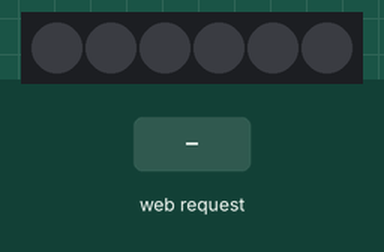
The sketch below on a simulated ESP8266 (Wemos D1 mini). Parts: 6 RGB LEDs in strip order, left to right. The inputs (shaded band) are chosen by the test bench. Dim RGB values are drawn brighter than linear; WiFi joins after 1.5 s; servers stay silent unless stated; what the sketch prints to the serial monitor is not drawn.

Above: at 2.7 s.
2.8 s: HTTP request GET /red/1 received
At 3.2 s:
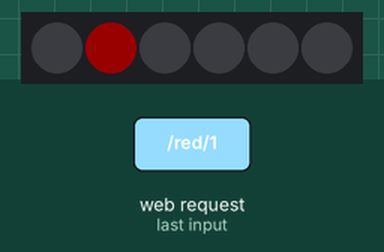
Timing chart, 0 to 9.3 s (numbered marks = the images above; inputs shaded):
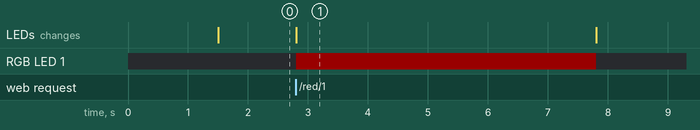

Measured:
- after the input at 2.8 s, RGB LED 1: off → RGB(25, 0, 0) at once, → off 5.0 s later; the LEDs: change at once (image 1)

The sketch:

NeoPixelHttpRequests.ino
```cpp
//  Connect IN /Data to GPIO2 or D4 on Nodemcu / Wemos
//

#include <NeoPixelBus.h>
#include <ESP8266WiFi.h>

const char* ssid = "FMI-AIR-316";
const char* password = "";

// Create an instance of the server
// specify the port to listen on as an argument
WiFiServer server(80);

const uint16_t PixelCount = 6; // this example assumes 4 pixels, making it smaller will cause a failure
//const uint8_t PixelPin = 2;  // make sure to set this to the correct pin, ignored for Esp8266


#define Cred     RgbColor(255, 0, 0)
#define Cpink    RgbColor(255, 0, 128)
#define Clila    RgbColor(255, 0, 255)
#define Cviolet  RgbColor(128, 0, 255)
#define Cblue    RgbColor(0, 0, 255)
#define Cmblue   RgbColor(0, 128, 255)
#define Ccyan    RgbColor(0, 255, 255)
#define Cgreen   RgbColor(0, 255, 0)
#define Cyellow  RgbColor(255, 255, 0)
#define Corange  RgbColor(255, 100, 0)
#define Cwhite   RgbColor(255, 255, 255)
#define Cblack   RgbColor(0)
RgbColor allColors[] = {Cred, Clila, Cmblue, Cgreen, Cyellow, Corange};
const char* names[] = {"RED" , "" , "" , "GREEN" };
// Uart method is good for the Esp-01 or other pin restricted modules
// NOTE: These will ignore the PIN and use GPI02 pin
NeoPixelBus<NeoGrbFeature, NeoEsp8266Uart800KbpsMethod> strip(PixelCount, D4);
//NeoPixelBus<NeoRgbFeature, NeoEsp8266Uart400KbpsMethod> strip(PixelCount, PixelPin);


void setup()
{
    Serial.begin(115200);
    while (!Serial); // wait for serial attach

    Serial.println();
    Serial.println("Initializing...");
    Serial.flush();

   // Connect to WiFi network
   Serial.println();
   Serial.println();
   Serial.print("Connecting to ");
   Serial.println(ssid);

   WiFi.begin(ssid, password);

   while (WiFi.status() != WL_CONNECTED) {
     delay(500);
     Serial.print(".");
   }
   Serial.println("");
   Serial.println("WiFi connected");

  // Start the server
  server.begin();
  Serial.println("Server started");

  // Print the IP address
  Serial.println(WiFi.localIP());

    // this resets all the neopixels to an off state
    strip.Begin();
    strip.Show();

    Serial.println();
    Serial.println("Running...");
}


void loop()
{

  // Check if a client has connected
  WiFiClient client = server.available();
  if (!client) {
    return;
  }

  // Wait until the client sends some data
  Serial.println("new client");
  while(!client.available()){
    delay(1);
  }

  // Read the first line of the request
  String req = client.readStringUntil('\r');
  Serial.println(req);
  client.flush();

  // Match the request
  int choice;
  if (req.indexOf("/red/1") != -1)
    choice = 0;
  else if (req.indexOf("/green/1") != -1)
    choice = 3;
  else {
    Serial.println("invalid request");
    client.stop();
    return;
  }

   RgbColor c = allColors[choice]; //the color
   c = RgbColor::LinearBlend(c, Cblack, 0.9F); //the brigthness
   strip.SetPixelColor(1, c);
   strip.Show();

   delay(5000);

   Serial.println("Off ...");
   strip.SetPixelColor(1, Cblack);
   strip.Show();
   delay(100);


  String s = "HTTP/1.1 200 OK\r\nContent-Type: text/html\r\n\r\n<!DOCTYPE HTML>\r\n<html>\r\n";
  s += names[choice];
  s += "LED now is ON";
  client.print(s);
  delay(1);
  Serial.println("Client disonnected");

  //a short delay then turns the light off
   delay(5000);

   Serial.println("Off ...");
   strip.SetPixelColor(1, Cblack);
   strip.Show();
   delay(100);

}
```
